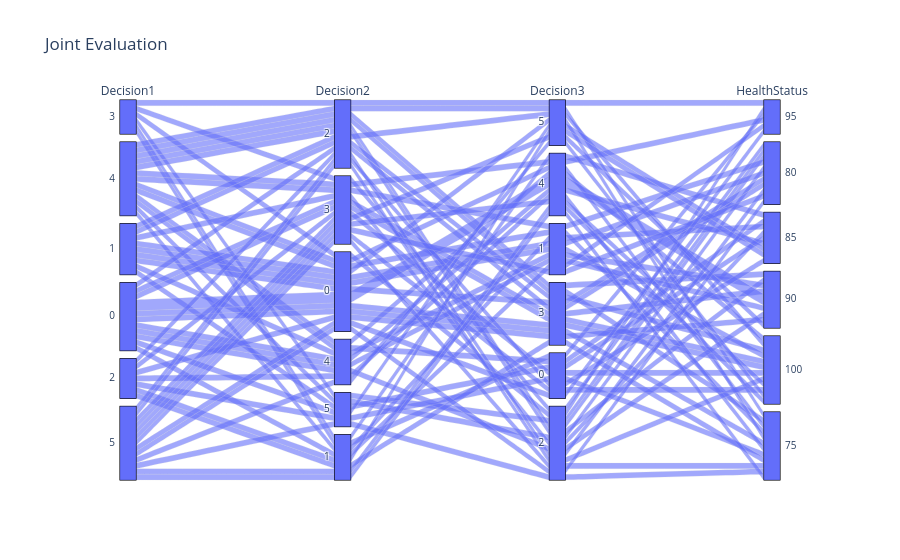

Notebook code cell kept with this figure:
### Code cell
import pandas as pd
import numpy as np
import plotly.express as px

data = pd.read_csv("JointEvaluation.csv")
fig = px.parallel_categories(data, title="Joint Evaluation")
fig.show()

### Figure 1 — Plotly figure (JSON) as saved in the notebook; plotly's stock layout.template omitted (floating-point values rounded to 4 significant figures)
{"data": [{"dimensions": [{"label": "Decision1", "values": [3, 4, 1, 0, 4, 0, 4, 2, 1, 5, 5, 5, 2, 0, 3, 0, 5, 1, 0, 5, 4, 2, 5, 4, 4, 4, 0, 4, 4, 5, 3, 3, 1, 0, 5, 2, 3, 1, 1, 2, 0, 0, 0, 5, 4, 2, 1, 5, 5, 2, 3, 0, 1, 4, 5, 4, 1, 5, 0, 4]}, {"label": "Decision2", "values": [2, 3, 0, 2, 4, 5, 2, 0, 3, 3, 1, 3, 5, 0, 5, 0, 0, 0, 0, 5, 2, 2, 3, 4, 0, 3, 4, 2, 1, 3, 1, 3, 4, 4, 0, 3, 1, 5, 2, 1, 0, 4, 1, 2, 2, 4, 2, 1, 2, 1, 0, 3, 0, 0, 3, 2, 0, 4, 3, 5]}, {"label": "Decision3", "values": [5, 4, 1, 3, 0, 5, 2, 3, 2, 0, 4, 5, 0, 3, 2, 3, 2, 3, 4, 2, 3, 2, 1, 4, 4, 1, 2, 3, 1, 4, 4, 2, 1, 4, 0, 0, 0, 0, 3, 5, 4, 1, 1, 0, 2, 4, 5, 4, 2, 3, 2, 3, 1, 1, 2, 5, 5, 5, 3, 2]}, {"label": "HealthStatus", "values": [95, 95, 80, 80, 85, 85, 80, 90, 85, 100, 75, 90, 75, 100, 80, 75, 80, 80, 90, 75, 90, 80, 80, 100, 75, 80, 90, 75, 85, 100, 85, 80, 90, 85, 95, 100, 95, 85, 100, 85, 90, 90, 95, 85, 90, 75, 100, 100, 100, 75, 95, 100, 100, 75, 75, 75, 75, 100, 90, 80]}], "domain": {"x": [0, 1], "y": [0, 1]}, "name": "", "type": "parcats"}], "layout": {"autosize": true, "legend": {"tracegroupgap": 0}, "title": {"text": "Joint Evaluation"}}}
